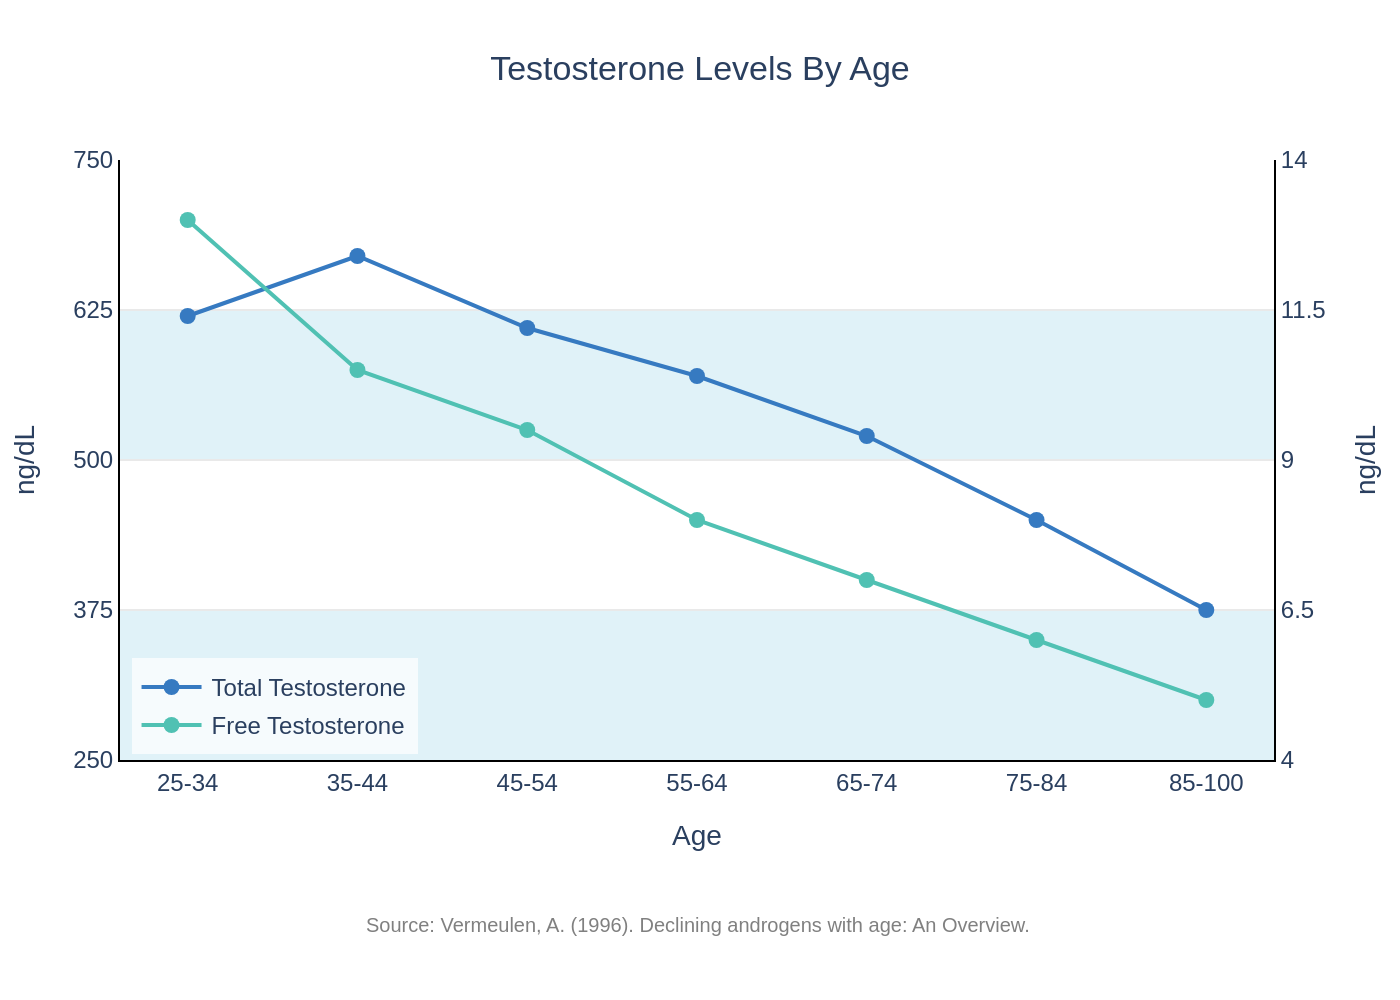

Here is the Python script that generated this plot:
import sys
import json
import pathlib
import plotly.graph_objects as go

# --- 1. Load data from JSON file ---
if len(sys.argv) != 2:
    print("Usage: python generate_chart.py <json_file_path>")
    sys.exit(1)

json_path = sys.argv[1]
try:
    with open(json_path, 'r', encoding='utf-8') as f:
        chart_info = json.load(f)
except FileNotFoundError:
    print(f"Error: JSON file not found at {json_path}")
    sys.exit(1)
except json.JSONDecodeError:
    print(f"Error: Could not decode JSON from {json_path}")
    sys.exit(1)

# --- 2. Extract data for plotting ---
chart_data = chart_info.get("chart_data", [])
texts = chart_info.get("texts", {})
colors = chart_info.get("colors", [])

# --- 3. Create the Plotly figure ---
fig = go.Figure()

# Map internal y-axis keys to Plotly's yaxis properties
yaxis_map = {'y1': 'y', 'y2': 'y2'}

# Add traces for each data series
for i, series in enumerate(chart_data):
    fig.add_trace(go.Scatter(
        x=series.get("x"),
        y=series.get("y"),
        name=series.get("name"),
        mode='lines+markers',
        line=dict(color=colors[i]),
        marker=dict(color=colors[i], size=8),
        yaxis=yaxis_map.get(series.get("y_axis"))
    ))

# --- 4. Configure layout and styling ---
title_text = texts.get('title', '')
if texts.get('subtitle'):
    title_text += f"<br><sub>{texts.get('subtitle')}</sub>"

fig.update_layout(
    title=dict(
        text=title_text,
        x=0.5,
        xanchor='center'
    ),
    xaxis=dict(
        title=texts.get('x_axis_title'),
        tickmode='array',
        tickvals=chart_data[0]['x'],
        showgrid=False,
        zeroline=False,
        linecolor='black'
    ),
    yaxis=dict(
        title=texts.get('y_axis_title'),
        range=[250, 750],
        tickvals=[250, 375, 500, 625, 750],
        gridcolor='#e9e9e9',
        zeroline=False,
        linecolor='black'
    ),
    yaxis2=dict(
        title=texts.get('y2_axis_title'),
        overlaying='y',
        side='right',
        range=[4, 14],
        tickvals=[4, 6.5, 9, 11.5, 14],
        showgrid=False,
        zeroline=False,
        linecolor='black'
    ),
    legend=dict(
        x=0.01,
        y=0.01,
        xanchor='left',
        yanchor='bottom',
        bgcolor='rgba(255,255,255,0.7)'
    ),
    plot_bgcolor='white',
    paper_bgcolor='white',
    font=dict(
        family="Arial",
        size=12
    ),
    margin=dict(l=60, r=60, t=80, b=120),
    shapes=[
        # Light blue background bands
        go.layout.Shape(type="rect", xref="paper", yref="y", x0=0, y0=500, x1=1, y1=625,
                        fillcolor="#e0f2f8", layer="below", line_width=0),
        go.layout.Shape(type="rect", xref="paper", yref="y", x0=0, y0=250, x1=1, y1=375,
                        fillcolor="#e0f2f8", layer="below", line_width=0),
    ],
    annotations=[
        dict(
            text=texts.get('source'),
            showarrow=False,
            xref='paper',
            yref='paper',
            x=0.5,
            y=-0.25,
            xanchor='center',
            yanchor='top',
            font=dict(size=10, color='grey')
        )
    ]
)

# --- 5. Output the chart as a PNG image ---
output_filename_base = pathlib.Path(json_path).stem
output_png_path = f"{output_filename_base}.png"

try:
    fig.write_image(output_png_path, scale=2)
    print(f"Chart successfully generated and saved to {output_png_path}")
except Exception as e:
    print(f"Error writing image file: {e}")
    sys.exit(1)
